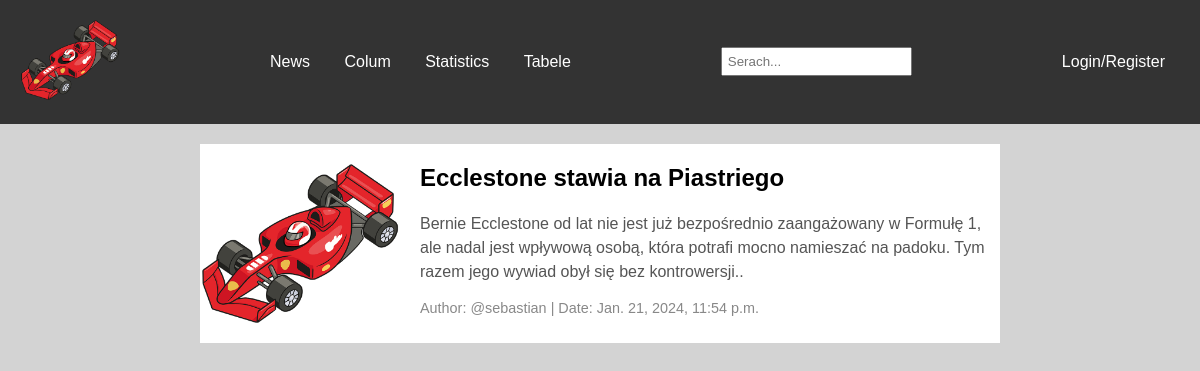
The page / on the database its author committed.
### base/models.py (models this page shows, shortened)
class Topic(models.Model):
    name = models.CharField(max_length=200)

class Article(models.Model):
    author = models.ForeignKey(User, on_delete=models.SET_NULL, null=True)
    topic = models.ForeignKey(Topic, on_delete=models.SET_NULL, null=True)
    title = models.CharField(max_length = 200)
    description = models.TextField(max_length = 200)
    body = RichTextField()
    image = models.ImageField(null=True, default="logo.webp")
    updated = models.DateTimeField(auto_now=True)
    created = models.DateTimeField(auto_now_add=True)
    class Meta:
        ordering = ['-updated', '-created']

class User(AbstractUser):
    is_author = models.BooleanField('author status', default=False)
    name = models.CharField(max_length=200, null=True)
    email = models.EmailField(unique=True, null=True)
    bio = models.TextField(null=True)
    avatar = models.ImageField(null=True, default="def.jpg")
    USERNAME_FIELD = 'email'
    REQUIRED_FIELDS = []

### base/views.py (the view)
# urls.py: path('', views.home, name="home"),
def home(request):
    q = request.GET.get('q') if request.GET.get('q') != None else ''
    articles = Article.objects.filter(
        Q(topic__name__icontains=q) |
        Q(title__icontains=q) |
        Q(description__icontains=q)|
        Q(author__username__icontains=q)
    )
    topics = Topic.objects.all()
    context = {"articles": articles, "topics": topics}
    return render(request, 'base/home.html', context)

### base/templates/base/home.html (shortened to what this page needs)
{% extends 'main.html' %}
{% block content %}
     <div class = 'home-container'>
        <div class="blog-container">
            {% for article in articles %}
            <article class="blog-post">
                <img src="{{article.image.url}}" alt="Article Image">
                <div class="post-content">
                    <h2 class="post-title"><a href="{% url 'article' article.id %}">{{article.title}}</a></h2>
                    <p class="post-description">{{article.description}}.</p>
                    <p class="post-meta">Author: @{{ article.author.username }} | Date: {{article.created}}</p>
                </div>
            </article>
            {% endfor %}
        </div>
    </div>
{% endblock content %}

### templates/navbar.html
{% load static %}
<header class="navbar">
    <div class="logo">
        <a href="/">
            <img src="{% static 'images/logo.webp' %}" alt="Logo">
        </a>
    </div>
    <nav class="nav-links">
        {% for topic in topics %}
        <a href="#">{{topic.name}}</a>
        {% endfor %}
    </nav>
    <div class="search-bar">
        <form  class = "search-form" method ="GET" action="{% url 'home' %}">
            <input type="text" name="q" placeholder = "Serach...">
        </form>
    </div>
    {% if request.user.is_authenticated %}
    <div class="profile-wrapper">
        <img src="{{request.user.avatar.url}}" alt="Profile Photo" id="profile-avatar">
        <div class="profile-dropdown" id="profile-dropdown">
            <a href="{% url 'logout' %}">Logout</a>
            <a href="{% url 'update-user' %}">Update user</a>
        </div>
    </div>
    {% else %}
    <div class="nav-links">
        <a href="{% url 'login' %}">Login/Register</a>
    </div>
    {% endif %}
</header>

### static/styles/style.css (style rules this page uses)
body { font-family: Arial, sans-serif; margin: 0; padding: 0; background-color: lightgrey; }
.blog-container { max-width: 800px; margin: 20px auto; }
.blog-post { display: flex; margin-bottom: 40px; background-color: white; }
.blog-post img { max-width: 200px; height: auto; margin-right: 20px; position: relative; }
.post-content { flex: 1; }
.post-title a { font-size: 1em; margin-top: 10px; margin-bottom: 5px; color: black; font-weight: bold; text-decoration: none; }
.post-description { color: #555; line-height: 1.5; }
.post-meta { color: #888; font-size: 0.9em; margin-top: 5px; }
.navbar { background-color: #333; padding: 10px 20px; display: flex; justify-content: space-between; align-items: center; }
.logo img { max-width: 100px; }
.nav-links a { color: #fff; text-decoration: none; margin: 0 15px; }
.search-bar { display: flex; }
.search-bar input { padding: 5px; }

### rows shown on the page
Topic: name "News"
Topic: name "Colum"
Topic: name "Statistics"
Topic: name "Tabele"
Article: image (picture), title "Ecclestone stawia na Piastriego", description "Bernie Ecclestone od lat nie jest już bezpośrednio zaangażowany w Formułę 1, ale nadal jest wpływową osobą, która potrafi mocno namieszać na padoku. Tym razem jego wywiad obył się bez kontrowersji.", author.username "sebastian", created "Jan. 21, 2024, 11:54 p.m."
